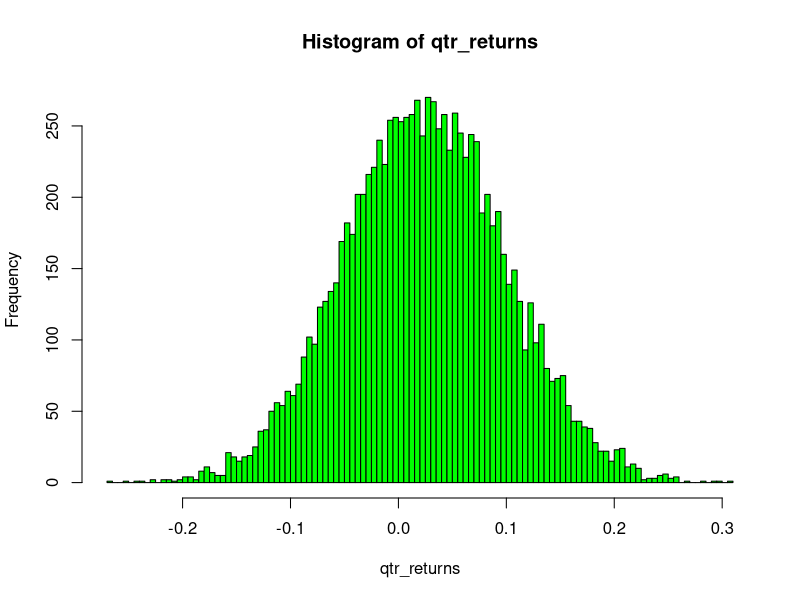

Here is the R script that generated this plot:
n <- 10000
set.seed(106) 
z <- rnorm(n)
mu <- 0.10
sd <- 0.15
delta_t <- 0.25
#apply to expression (*) above
qtr_returns <- mu*delta_t +sd*z*sqrt(delta_t)

hist(qtr_returns, breaks = 100, col = "green")

stats <- c(mean(qtr_returns) * 4, sd(qtr_returns) * 2)
names(stats) <- c("mean", "volatility")
stats